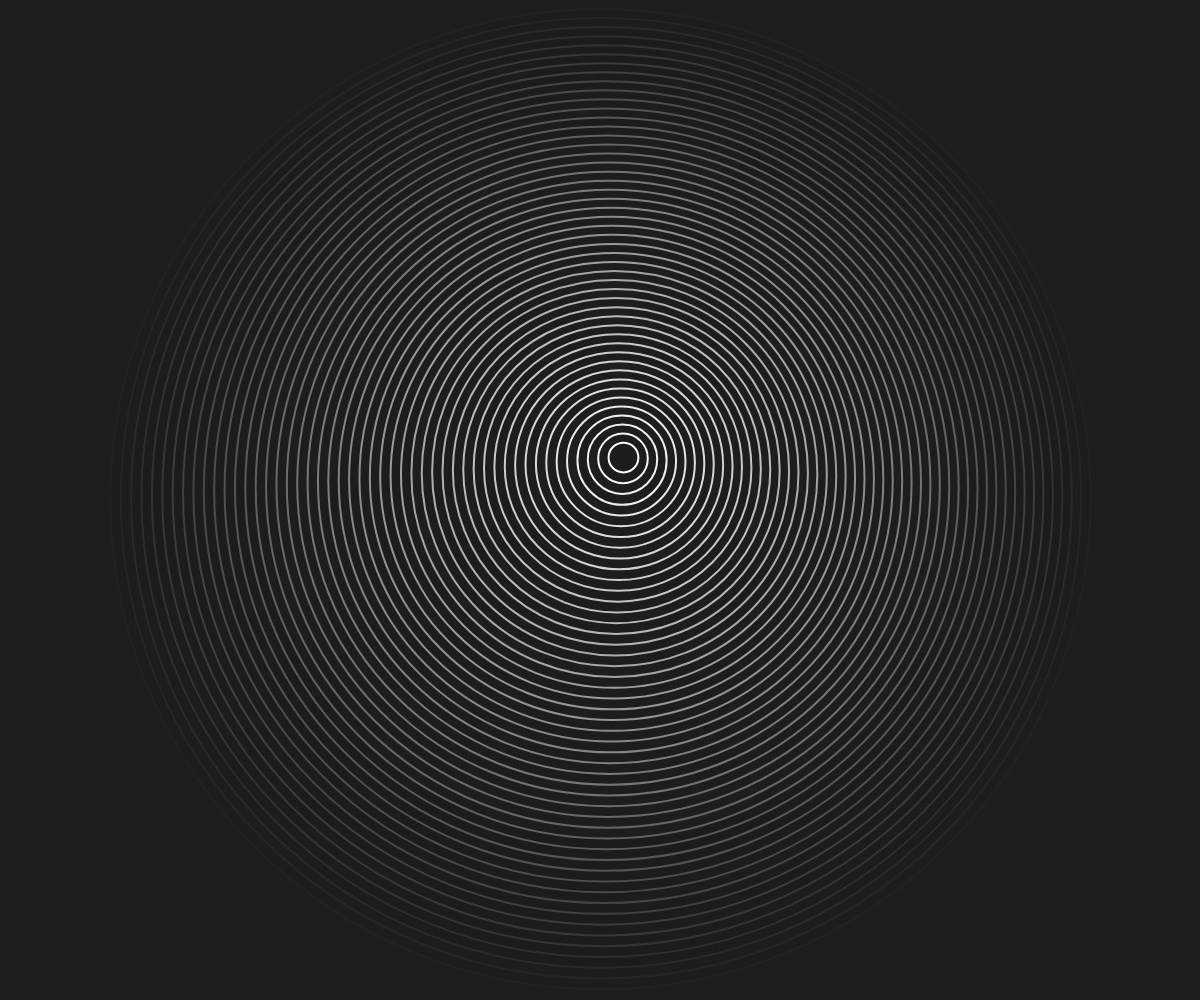
Frame 1 (no input)
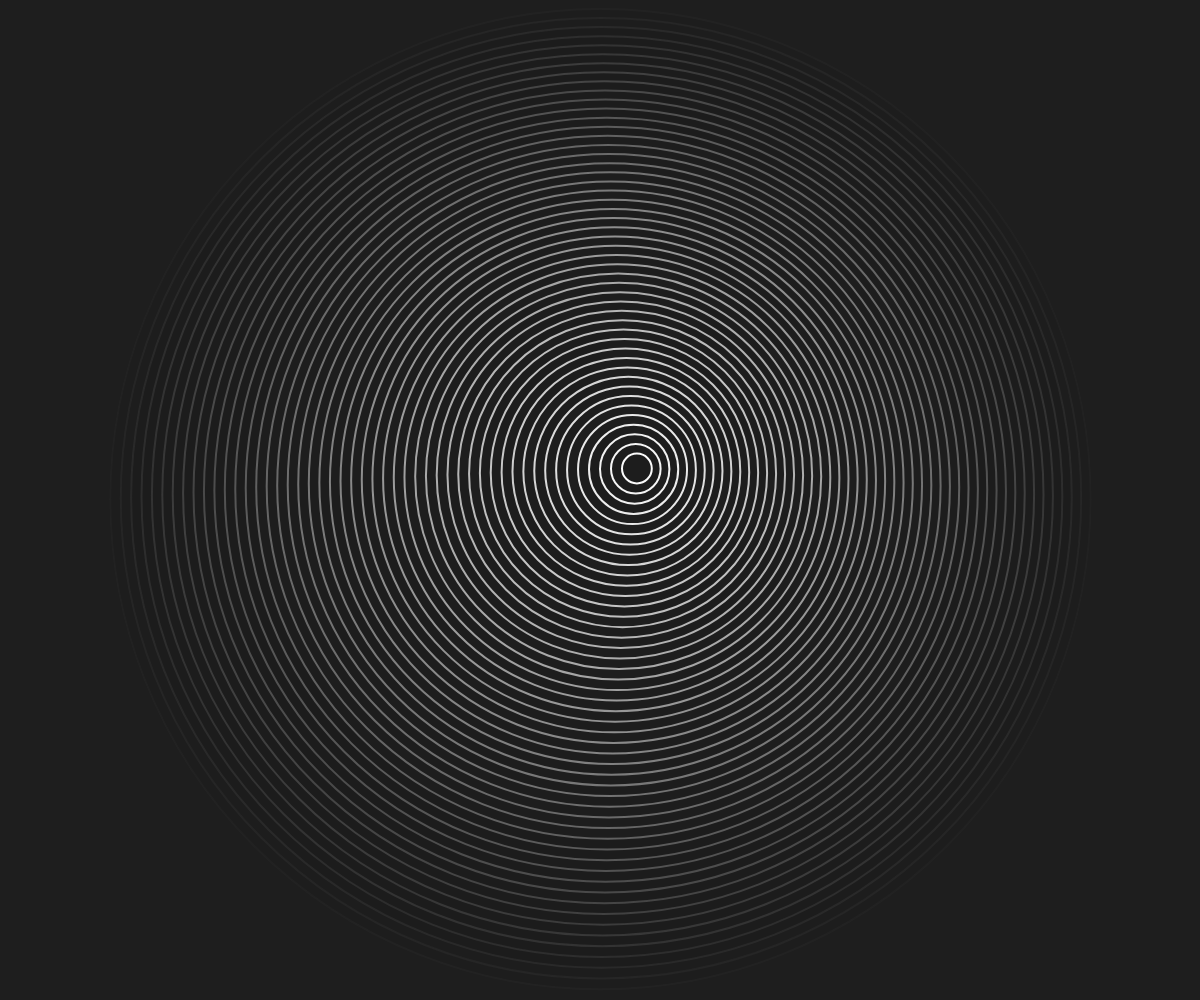
Frame 60 (no input)
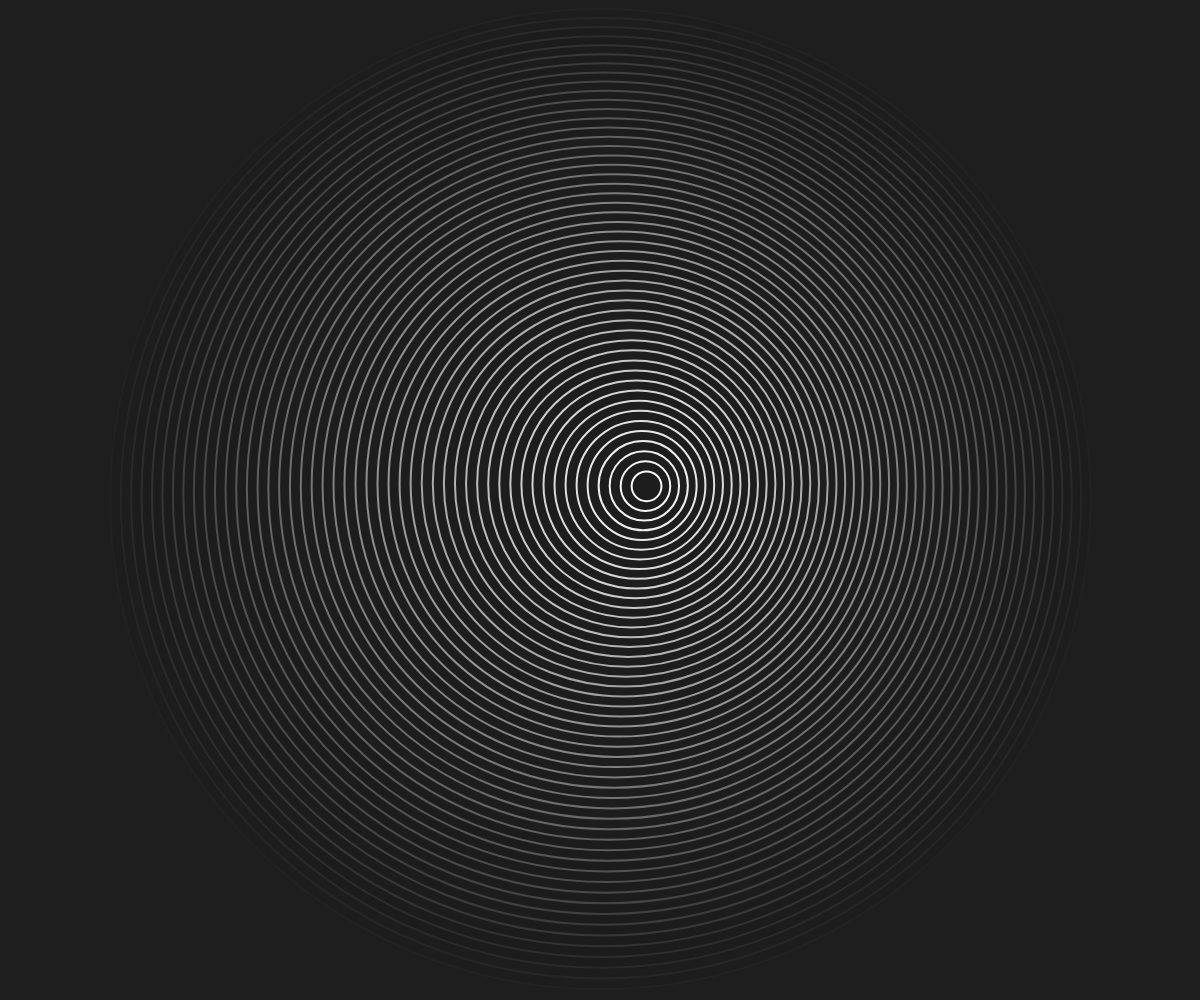
Frame 120 (the mouse pressed at the canvas centre since frame 60)

The p5.js sketch that drew these frames (run headless with seeded random() and noise() and a simulated clock; from frame 60 on, the mouse is pressed at the canvas centre):

// p5.js sketch
// ── sketch.js
let r_min;
let r_max;
let num_circles = 50;
let t;
function setup() {
  createCanvas(windowWidth, windowHeight);

  r_min = min(width, height) * 0.01;
  r_max = min(width, height);
  t = 0;
}

function draw() {
  translate(width / 2, height / 2);
  background(30);

  noFill();
  strokeWeight(2);
  for (let i = 0; i < num_circles; i++) {
    r = lerp(r_max, r_min, i / num_circles);
    dr = (r_max - r_min) / num_circles;
    c = createVector(
      cos(noise((i/num_circles * t)) * TWO_PI),
      sin(-noise((i/num_circles * t)) * TWO_PI)
    );
    c.mult((-i * dr) / 20);
    a = lerp(0, 255, i / num_circles);
    stroke(255, a);
    //if (i + 1 == num_circles)
      fill(30,a)
    circle(c.x, c.y, r);
    t += 0.00003;
  }
}
